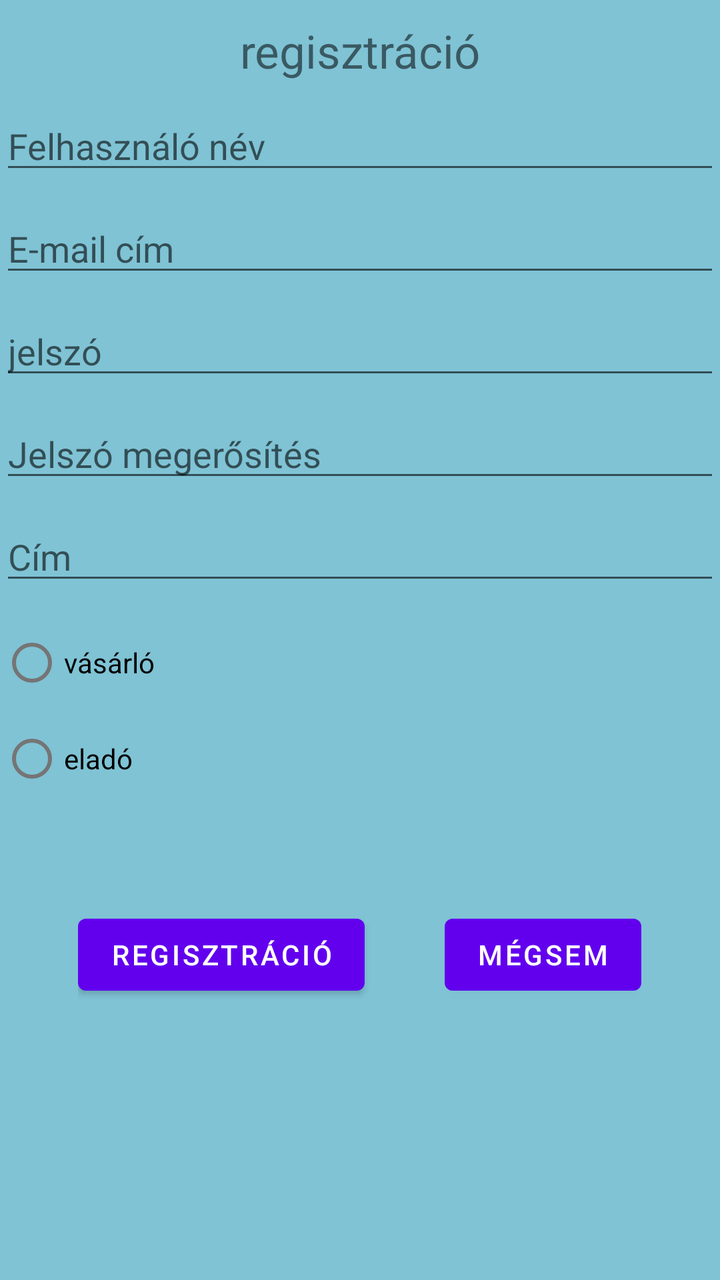
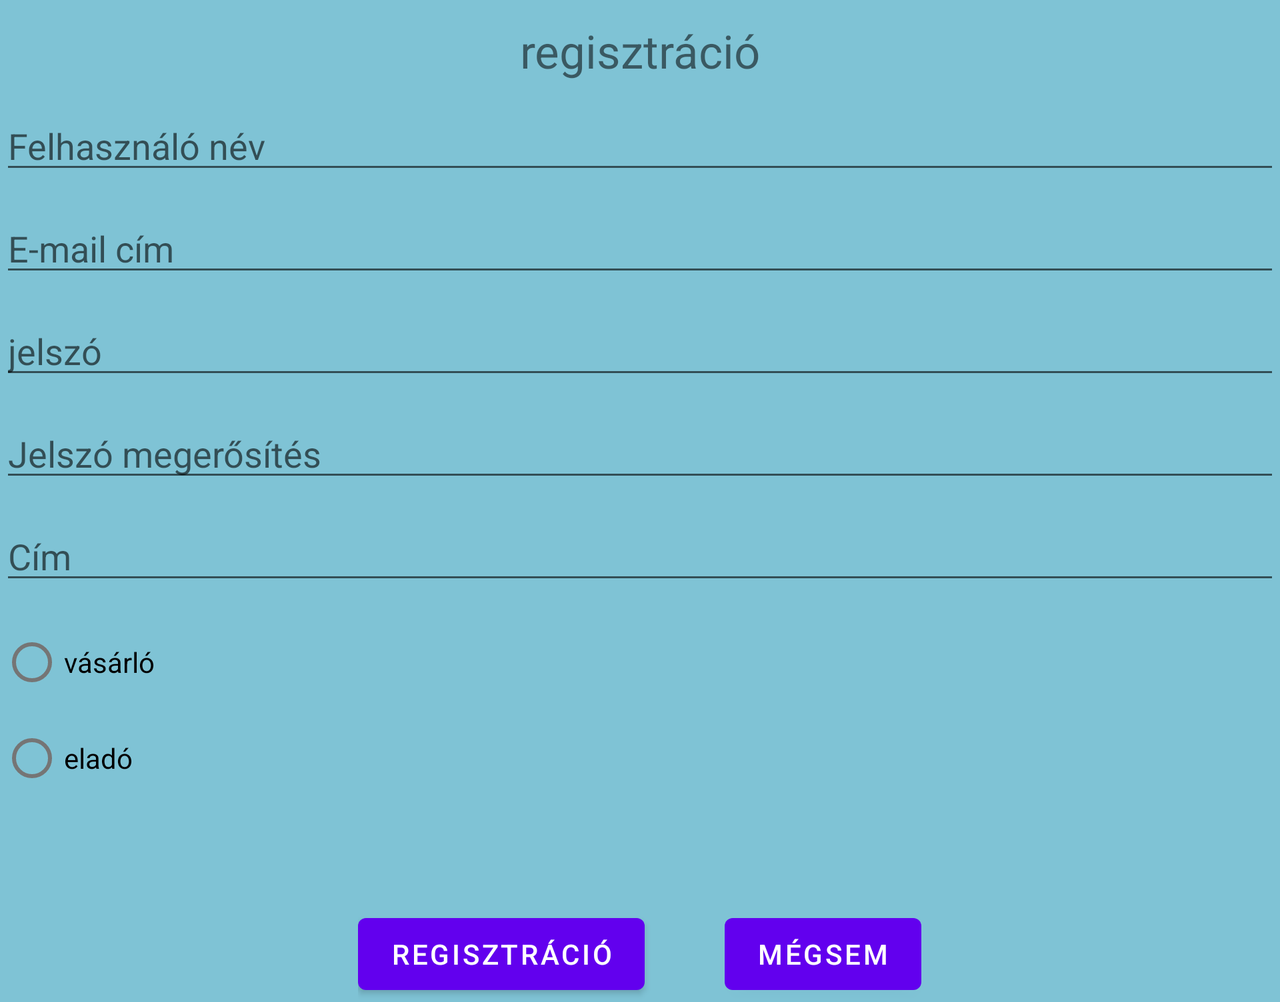

Two renders of one Android screen. The first uses the default layout on a phone; the second uses the alternative layout the repository ships for a different screen configuration, on a matching device. The two XML files are below.
<!-- AndroidManifest.xml: application theme Theme.Beadandoo -->
<!-- res/layout/activity_registration.xml -->
<?xml version="1.0" encoding="utf-8"?>
<RelativeLayout
    xmlns:android="http://schemas.android.com/apk/res/android"
    xmlns:tools="http://schemas.android.com/tools"
    android:layout_width="match_parent"
    android:layout_height="match_parent"
    android:background="#888EA8"
    android:backgroundTint="#7FC3D5"
    tools:context=".registrationActivity">

    <TextView
        android:id="@+id/registrationtext"
        android:layout_width="match_parent"
        android:layout_height="wrap_content"
        android:layout_marginTop="@dimen/defult_margin"
        android:text="@string/regisztration"
        android:textSize="23dp"
        android:layout_alignParentStart="true"
        android:layout_alignParentEnd="true"
        android:textAlignment="center"
        />
    <EditText
        android:id="@+id/editTextUserName"
        android:layout_width="match_parent"
        android:layout_height="wrap_content"
        android:layout_marginTop="@dimen/defult_margin"
        android:ems="10"
        android:hint="@string/felhasznalo"
        android:inputType="textPersonName"
        android:layout_alignParentStart="true"
        android:layout_alignParentEnd="true"
        android:layout_below="@id/registrationtext"
/>

    <EditText
        android:id="@+id/userEmail"
        android:layout_width="match_parent"
        android:layout_height="wrap_content"
        android:layout_marginTop="@dimen/defult_margin"
        android:ems="10"
        android:hint="@string/email"
        android:inputType="textEmailAddress"
        android:layout_alignParentStart="true"
        android:layout_alignParentEnd="true"
        android:layout_below="@id/editTextUserName"
        />
    <EditText
        android:id="@+id/editTextPassword"
        android:layout_width="match_parent"
        android:layout_height="wrap_content"
        android:layout_marginTop="@dimen/defult_margin"
        android:ems="10"
        android:hint="@string/password"
        android:inputType="textPassword"
        android:layout_alignParentStart="true"
        android:layout_alignParentEnd="true"
        android:layout_below="@id/userEmail"
        />
    <EditText
        android:id="@+id/editTextPasswordAgain"
        android:layout_width="match_parent"
        android:layout_height="wrap_content"
        android:layout_marginTop="@dimen/defult_margin"
        android:ems="10"
        android:hint="@string/jelszo_ujra"
        android:inputType="textPassword"
        android:layout_alignParentStart="true"
        android:layout_alignParentEnd="true"
        android:layout_below="@id/editTextPassword"
        />

    <EditText
        android:id="@+id/addressEditText"
        android:layout_width="match_parent"
        android:layout_height="wrap_content"
        android:layout_marginTop="@dimen/defult_margin"
        android:ems="10"
        android:maxLines="3"
        android:hint="@string/address"
        android:inputType="textPostalAddress|textMultiLine"
        android:layout_alignParentStart="true"
        android:layout_alignParentEnd="true"
        android:layout_below="@+id/editTextPasswordAgain"
        />

   <RadioGroup
       android:id="@+id/accountTypeGroup"
       android:layout_width="match_parent"
       android:layout_height="wrap_content"
       android:layout_marginTop="@dimen/defult_margin"
       android:layout_below="@+id/addressEditText">
       <RadioButton
           android:id="@+id/buyerRadioButten"
           android:layout_width="match_parent"
           android:layout_height="wrap_content"
           android:text="@string/buyer" />
       <RadioButton
           android:layout_width="match_parent"
           android:layout_height="wrap_content"
           android:text="@string/seller" />
   </RadioGroup>


    <LinearLayout
        android:layout_width="wrap_content"
        android:layout_height="wrap_content"
        android:orientation="horizontal"
        android:layout_below="@+id/accountTypeGroup"
        android:layout_marginTop="50dp"
        android:layout_centerHorizontal="true" >

        <Button
            android:layout_width="wrap_content"
            android:layout_height="wrap_content"
            android:text="@string/regisztration"
            android:onClick="register" />

        <Button
            android:layout_width="wrap_content"
            android:layout_height="wrap_content"
            android:layout_marginStart="40dp"
            android:text="@string/megsem"
            android:onClick="megsem"
            />
    </LinearLayout>
</RelativeLayout>
<!-- resources referenced by this layout -->
<resources>
  <dimen name="defult_margin">10dp</dimen>
  <string name="address">Cím</string>
  <string name="buyer">vásárló</string>
  <string name="email">E-mail cím</string>
  <string name="felhasznalo">Felhasználó név</string>
  <string name="jelszo_ujra">Jelszó megerősítés</string>
  <string name="megsem">Mégsem</string>
  <string name="password">jelszó</string>
  <string name="regisztration">regisztráció</string>
  <string name="seller">eladó</string>
  <style name="Theme.Beadandoo" parent="Theme.MaterialComponents.DayNight.DarkActionBar">
          
          <item name="colorPrimary">@color/purple_500</item>
          <item name="colorPrimaryVariant">@color/purple_700</item>
          <item name="colorOnPrimary">@color/white</item>
          
          <item name="colorSecondary">@color/teal_200</item>
          <item name="colorSecondaryVariant">@color/teal_700</item>
          <item name="colorOnSecondary">@color/black</item>
          
          <item name="android:statusBarColor" tools:targetApi="l">?attr/colorPrimaryVariant</item>
          
      </style>
  <color name="purple_500">#FF6200EE</color>
  <color name="purple_700">#FF3700B3</color>
  <color name="white">#FFFFFFFF</color>
  <color name="teal_200">#FF03DAC5</color>
  <color name="teal_700">#FF018786</color>
  <color name="black">#FF000000</color>
</resources>
<!-- res/layout-land/activity_registration.xml (the repository's variant of the layout above) -->
<!-- drawn on the phone turned sideways -->
<?xml version="1.0" encoding="utf-8"?>
<ScrollView
    xmlns:android="http://schemas.android.com/apk/res/android"
    android:layout_width="fill_parent"
    android:layout_height="fill_parent">
<RelativeLayout
    xmlns:android="http://schemas.android.com/apk/res/android"
    xmlns:tools="http://schemas.android.com/tools"
    android:layout_width="match_parent"
    android:layout_height="match_parent"
    android:background="#888EA8"
    android:backgroundTint="#7FC3D5"
    tools:context=".registrationActivity">

    <TextView
        android:id="@+id/registrationtext"
        android:layout_width="match_parent"
        android:layout_height="wrap_content"
        android:layout_marginTop="@dimen/defult_margin"
        android:text="@string/regisztration"
        android:textSize="23dp"
        android:layout_alignParentStart="true"
        android:layout_alignParentEnd="true"
        android:textAlignment="center"
        />
    <EditText
        android:id="@+id/editTextUserName"
        android:layout_width="match_parent"
        android:layout_height="wrap_content"
        android:layout_marginTop="@dimen/defult_margin"
        android:ems="10"
        android:hint="@string/felhasznalo"
        android:inputType="textPersonName"
        android:layout_alignParentStart="true"
        android:layout_alignParentEnd="true"
        android:layout_below="@id/registrationtext"
/>

    <EditText
        android:id="@+id/userEmail"
        android:layout_width="match_parent"
        android:layout_height="wrap_content"
        android:layout_marginTop="@dimen/defult_margin"
        android:ems="10"
        android:hint="@string/email"
        android:inputType="textEmailAddress"
        android:layout_alignParentStart="true"
        android:layout_alignParentEnd="true"
        android:layout_below="@id/editTextUserName"
        />
    <EditText
        android:id="@+id/editTextPassword"
        android:layout_width="match_parent"
        android:layout_height="wrap_content"
        android:layout_marginTop="@dimen/defult_margin"
        android:ems="10"
        android:hint="@string/password"
        android:inputType="textPassword"
        android:layout_alignParentStart="true"
        android:layout_alignParentEnd="true"
        android:layout_below="@id/userEmail"
        />
    <EditText
        android:id="@+id/editTextPasswordAgain"
        android:layout_width="match_parent"
        android:layout_height="wrap_content"
        android:layout_marginTop="@dimen/defult_margin"
        android:ems="10"
        android:hint="@string/jelszo_ujra"
        android:inputType="textPassword"
        android:layout_alignParentStart="true"
        android:layout_alignParentEnd="true"
        android:layout_below="@id/editTextPassword"
        />

    <EditText
        android:id="@+id/addressEditText"
        android:layout_width="match_parent"
        android:layout_height="wrap_content"
        android:layout_marginTop="@dimen/defult_margin"
        android:ems="10"
        android:maxLines="3"
        android:hint="@string/address"
        android:inputType="textPostalAddress|textMultiLine"
        android:layout_alignParentStart="true"
        android:layout_alignParentEnd="true"
        android:layout_below="@+id/editTextPasswordAgain"
        />

   <RadioGroup
       android:id="@+id/accountTypeGroup"
       android:layout_width="match_parent"
       android:layout_height="wrap_content"
       android:layout_marginTop="@dimen/defult_margin"
       android:layout_below="@+id/addressEditText">
       <RadioButton
           android:id="@+id/buyerRadioButten"
           android:layout_width="match_parent"
           android:layout_height="wrap_content"
           android:text="@string/buyer" />
       <RadioButton
           android:layout_width="match_parent"
           android:layout_height="wrap_content"
           android:text="@string/seller" />
   </RadioGroup>


    <LinearLayout
        android:layout_width="wrap_content"
        android:layout_height="wrap_content"
        android:orientation="horizontal"
        android:layout_below="@+id/accountTypeGroup"
        android:layout_marginTop="50dp"
        android:layout_centerHorizontal="true" >

        <Button
            android:layout_width="wrap_content"
            android:layout_height="wrap_content"
            android:text="@string/regisztration"
            android:onClick="register" />

        <Button
            android:layout_width="wrap_content"
            android:layout_height="wrap_content"
            android:layout_marginStart="40dp"
            android:text="@string/megsem"
            android:onClick="megsem"
            />
    </LinearLayout>
</RelativeLayout>
</ScrollView>
